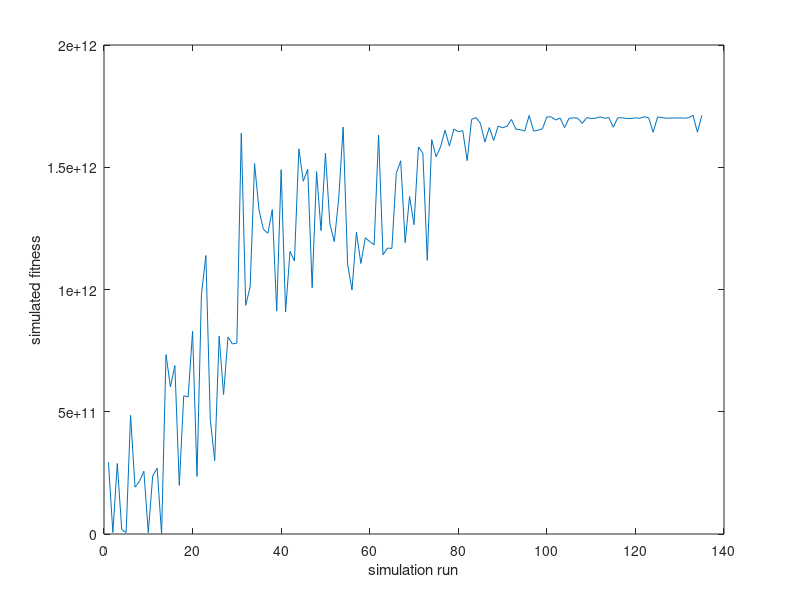
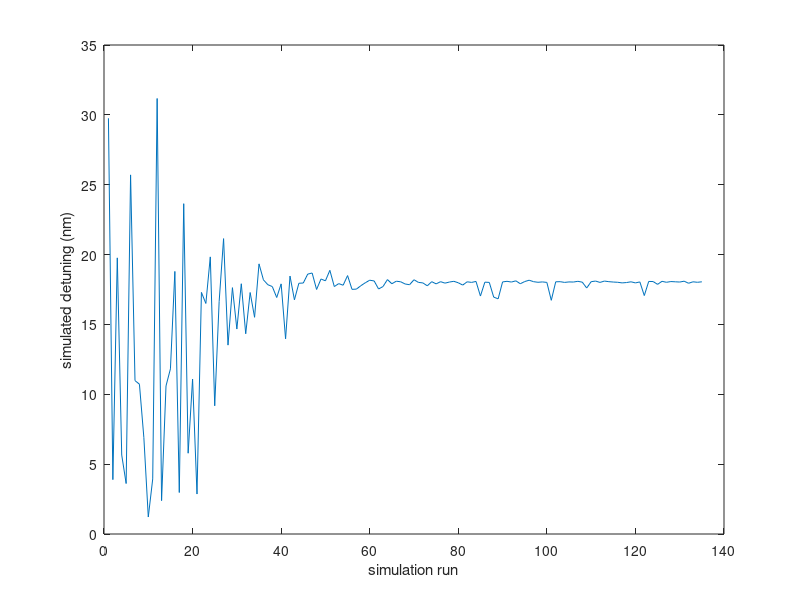
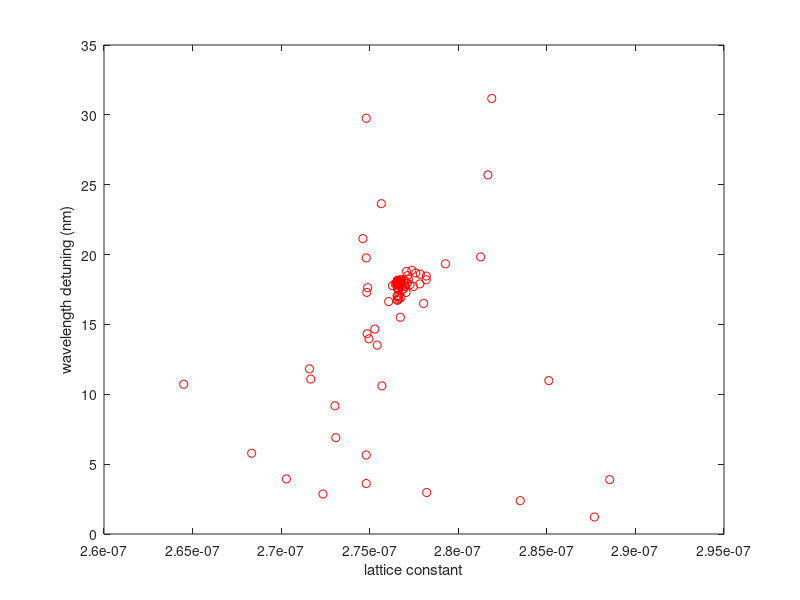
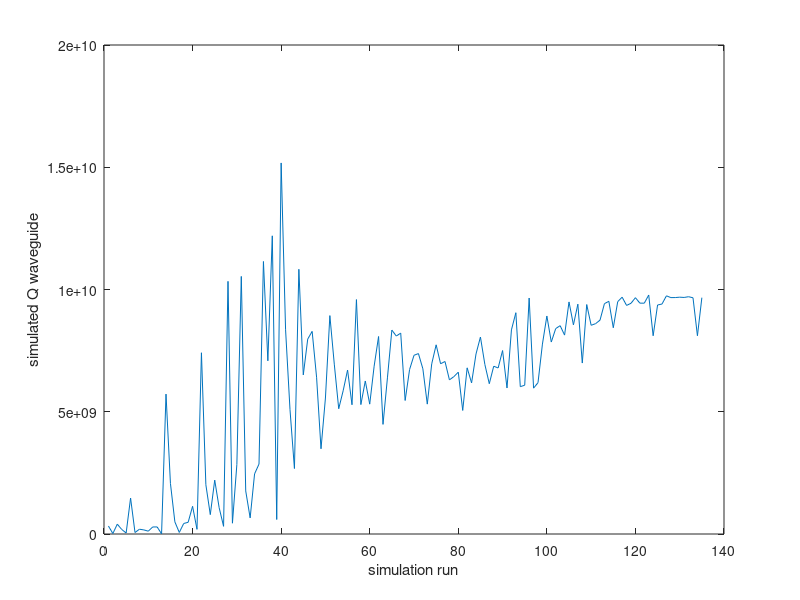

Source code (MATLAB) for these figures, in order:
% data analysis file for the resonance simulation data from waveguide
% solver 
clear; clc;
%% import and store the data from the txt file 
data = importdata("OptimizeListFull_resonance_sweep_v7.csv");
a = data(:,1);
sim_run = linspace(1,length(a),length(a));
d = data(:,2); 
w = data(:,3);
t = data(:,4);
Q_sim = data(:,5);
Q_sc = data(:,6);
Q_wvg = data(:,7);
V_mode = data(:,8);
wavelength_detune = data(:,9);
calc_fitness = data(:,10);
wavelength_detune = abs(wavelength_detune);
wavelength_detune = wavelength_detune * (10^9); % converting to nm
%% plot the calculated fitness
figure; hold off;
plot(sim_run,calc_fitness);
xlabel("simulation run"); ylabel("simulated fitness");
%% plot the wavelength detune
figure; hold off;
plot(sim_run,wavelength_detune);
xlabel("simulation run"); ylabel("simulated detuning (nm)");
%% plot the detuning vs the lattice constant
figure; hold off;
plot(a,wavelength_detune,'ro');
xlabel("lattice constant"); ylabel("wavelength detuning (nm)");
%% plot the Q_waveguide
figure; hold off;
plot(sim_run,Q_wvg);
xlabel("simulation run"); ylabel("simulated Q waveguide");
